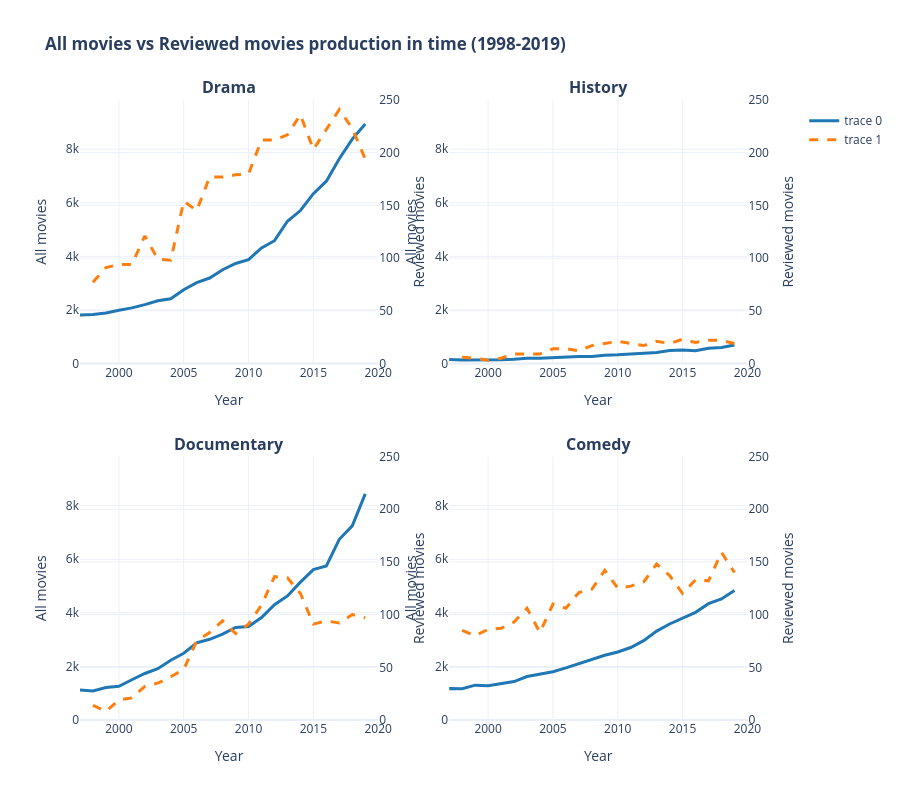

Here is the notebook cell this chart was saved with:
### Code cell
fig2 = make_subplots(
    rows=2, cols=2,
    subplot_titles=['<b>Drama</b>', '<b>History</b>', '<b>Documentary</b>', '<b>Comedy</b>'],
    vertical_spacing=0.15,
    horizontal_spacing=0.1,
    specs=[[{"secondary_y": True}, {"secondary_y": True}],
           [{"secondary_y": True}, {"secondary_y": True}]]
)

# Hover
for idx, genre in enumerate(['Drama', 'History', 'Documentary', 'Comedy']):
    row, col = (idx // 2) + 1, (idx % 2) + 1

    all_data = all_movies[all_movies['genre'] == genre]
    reviewed_data = all_reviewed_movies[all_reviewed_movies['genre'] == genre]

    # All movies
    fig2.add_trace(
        go.Scatter(
            x=all_data['year_int'],
            y=all_data['num_films'],
            mode='lines',
            line=dict(color='#1f77b4', width=3),
            showlegend=(idx == 0),
            hovertemplate=f'<b>{genre} %{{x}}</b><br>All movies: %{{y}}<extra></extra>'
        ),
        row=row, col=col, secondary_y=False
    )

    # Reviewed movies
    fig2.add_trace(
        go.Scatter(
            x=reviewed_data['year_int'],
            y=reviewed_data['num_films_reviewed'],
            mode='lines',
            line=dict(color='#ff7f0e', width=3, dash='dash'),
            showlegend=(idx == 0),
            hovertemplate=f'<b>{genre} %{{x}}</b><br>Reviewed movies: %{{y}}<extra></extra>'
        ),
        row=row, col=col, secondary_y=True
    )

fig2.update_layout(
    title=f'<b>All movies vs Reviewed movies production in time ({first_year}-2019)</b>',
    height=800,
    hovermode="x unified",
    template='plotly_white',
    legend=dict(yanchor="top", y=0.99, xanchor="left", x=1.02)
)

for row in [1, 2]:
    for col in [1, 2]:
        fig2.update_yaxes(title_text="All movies", secondary_y=False, row=row, col=col, range=[0, y_max])
        fig2.update_yaxes(title_text="Reviewed movies", secondary_y=True, row=row, col=col, range=[0, 250], dtick=50)
        fig2.update_xaxes(title_text="Year", row=row, col=col, range=[first_year-1, 2020])

fig2.show()

### Figure 1 — Plotly figure (JSON) as saved in the notebook; plotly's stock layout.template omitted (floating-point values rounded to 4 significant figures)
{"data": [{"hovertemplate": "<b>Drama %{x}</b><br>All movies: %{y}<extra></extra>", "line": {"color": "#1f77b4", "width": 3}, "mode": "lines", "showlegend": true, "x": [1970, 1971, 1972, 1973, 1974, 1975, 1976, 1977, 1978, 1979, 1980, 1981, 1982, 1983, 1984, 1985, 1986, 1987, 1988, 1989, 1990, 1991, 1992, 1993, 1994, 1995, 1996, 1997, 1998, 1999, 2000, 2001, 2002, 2003, 2004, 2005, 2006, 2007, 2008, 2009, 2010, 2011, 2012, 2013, 2014, 2015, 2016, 2017, 2018, 2019], "y": [1435, 1405, 1429, 1425, 1455, 1434, 1427, 1474, 1625, 1637, 1624, 1637, 1672, 1720, 1755, 1646, 1759, 1787, 1729, 1808, 1647, 1628, 1627, 1698, 1693, 1760, 1798, 1815, 1828, 1887, 1988, 2076, 2197, 2343, 2419, 2756, 3018, 3191, 3499, 3734, 3877, 4316, 4584, 5309, 5710, 6339, 6805, 7643, 8376, 8942], "type": "scatter", "xaxis": "x", "yaxis": "y"}, {"hovertemplate": "<b>Drama %{x}</b><br>Reviewed movies: %{y}<extra></extra>", "line": {"color": "#ff7f0e", "dash": "dash", "width": 3}, "mode": "lines", "showlegend": true, "x": [1998, 1999, 2000, 2001, 2002, 2003, 2004, 2005, 2006, 2007, 2008, 2009, 2010, 2011, 2012, 2013, 2014, 2015, 2016, 2017, 2018, 2019], "y": [77, 91, 94, 94, 121, 99, 98, 154, 145, 177, 177, 179, 180, 212, 212, 217, 236, 203, 222, 241, 223, 194], "type": "scatter", "xaxis": "x", "yaxis": "y2"}, {"hovertemplate": "<b>History %{x}</b><br>All movies: %{y}<extra></extra>", "line": {"color": "#1f77b4", "width": 3}, "mode": "lines", "showlegend": false, "x": [1970, 1971, 1972, 1973, 1974, 1975, 1976, 1977, 1978, 1979, 1980, 1981, 1982, 1983, 1984, 1985, 1986, 1987, 1988, 1989, 1990, 1991, 1992, 1993, 1994, 1995, 1996, 1997, 1998, 1999, 2000, 2001, 2002, 2003, 2004, 2005, 2006, 2007, 2008, 2009, 2010, 2011, 2012, 2013, 2014, 2015, 2016, 2017, 2018, 2019], "y": [101, 117, 106, 97, 99, 122, 95, 109, 107, 109, 99, 137, 103, 127, 128, 97, 112, 121, 104, 149, 113, 131, 115, 122, 142, 127, 106, 147, 126, 126, 124, 137, 160, 194, 193, 225, 244, 262, 264, 311, 323, 356, 381, 408, 484, 507, 478, 565, 596, 693], "type": "scatter", "xaxis": "x2", "yaxis": "y3"}, {"hovertemplate": "<b>History %{x}</b><br>Reviewed movies: %{y}<extra></extra>", "line": {"color": "#ff7f0e", "dash": "dash", "width": 3}, "mode": "lines", "showlegend": false, "x": [1998, 1999, 2000, 2001, 2002, 2003, 2004, 2005, 2006, 2007, 2008, 2009, 2010, 2011, 2012, 2013, 2014, 2015, 2016, 2017, 2018, 2019], "y": [6, 5, 3, 5, 9, 9, 9, 14, 14, 12, 17, 19, 21, 19, 17, 21, 19, 23, 20, 22, 22, 19], "type": "scatter", "xaxis": "x2", "yaxis": "y4"}, {"hovertemplate": "<b>Documentary %{x}</b><br>All movies: %{y}<extra></extra>", "line": {"color": "#1f77b4", "width": 3}, "mode": "lines", "showlegend": false, "x": [1970, 1971, 1972, 1973, 1974, 1975, 1976, 1977, 1978, 1979, 1980, 1981, 1982, 1983, 1984, 1985, 1986, 1987, 1988, 1989, 1990, 1991, 1992, 1993, 1994, 1995, 1996, 1997, 1998, 1999, 2000, 2001, 2002, 2003, 2004, 2005, 2006, 2007, 2008, 2009, 2010, 2011, 2012, 2013, 2014, 2015, 2016, 2017, 2018, 2019], "y": [615, 590, 570, 550, 604, 640, 589, 542, 628, 582, 566, 583, 576, 649, 601, 621, 620, 695, 727, 891, 845, 877, 833, 882, 975, 967, 926, 1122, 1084, 1211, 1261, 1503, 1737, 1917, 2231, 2492, 2879, 3013, 3206, 3456, 3493, 3822, 4305, 4631, 5146, 5613, 5752, 6747, 7247, 8443], "type": "scatter", "xaxis": "x3", "yaxis": "y5"}, {"hovertemplate": "<b>Documentary %{x}</b><br>Reviewed movies: %{y}<extra></extra>", "line": {"color": "#ff7f0e", "dash": "dash", "width": 3}, "mode": "lines", "showlegend": false, "x": [1998, 1999, 2000, 2001, 2002, 2003, 2004, 2005, 2006, 2007, 2008, 2009, 2010, 2011, 2012, 2013, 2014, 2015, 2016, 2017, 2018, 2019], "y": [14, 8, 19, 21, 32, 35, 41, 48, 75, 83, 94, 82, 91, 109, 136, 135, 120, 91, 94, 92, 100, 97], "type": "scatter", "xaxis": "x3", "yaxis": "y6"}, {"hovertemplate": "<b>Comedy %{x}</b><br>All movies: %{y}<extra></extra>", "line": {"color": "#1f77b4", "width": 3}, "mode": "lines", "showlegend": false, "x": [1970, 1971, 1972, 1973, 1974, 1975, 1976, 1977, 1978, 1979, 1980, 1981, 1982, 1983, 1984, 1985, 1986, 1987, 1988, 1989, 1990, 1991, 1992, 1993, 1994, 1995, 1996, 1997, 1998, 1999, 2000, 2001, 2002, 2003, 2004, 2005, 2006, 2007, 2008, 2009, 2010, 2011, 2012, 2013, 2014, 2015, 2016, 2017, 2018, 2019], "y": [774, 744, 797, 752, 753, 773, 774, 701, 742, 832, 811, 814, 882, 822, 856, 910, 981, 1048, 1066, 1066, 1016, 992, 1061, 989, 999, 1041, 1038, 1172, 1165, 1300, 1280, 1348, 1434, 1624, 1699, 1802, 1944, 2099, 2281, 2416, 2540, 2705, 2961, 3317, 3584, 3804, 4018, 4341, 4518, 4835], "type": "scatter", "xaxis": "x4", "yaxis": "y7"}, {"hovertemplate": "<b>Comedy %{x}</b><br>Reviewed movies: %{y}<extra></extra>", "line": {"color": "#ff7f0e", "dash": "dash", "width": 3}, "mode": "lines", "showlegend": false, "x": [1998, 1999, 2000, 2001, 2002, 2003, 2004, 2005, 2006, 2007, 2008, 2009, 2010, 2011, 2012, 2013, 2014, 2015, 2016, 2017, 2018, 2019], "y": [85, 80, 86, 87, 93, 106, 83, 110, 106, 121, 124, 142, 125, 127, 131, 148, 137, 120, 133, 132, 159, 140], "type": "scatter", "xaxis": "x4", "yaxis": "y8"}], "layout": {"xaxis": {"anchor": "y", "domain": [0.0, 0.42], "title": {"text": "Year"}, "range": [1997, 2020]}, "yaxis": {"anchor": "x", "domain": [0.575, 1.0], "title": {"text": "All movies"}, "range": [0, 9836]}, "yaxis2": {"anchor": "x", "overlaying": "y", "side": "right", "title": {"text": "Reviewed movies"}, "range": [0, 250], "dtick": 50}, "xaxis2": {"anchor": "y3", "domain": [0.52, 0.94], "title": {"text": "Year"}, "range": [1997, 2020]}, "yaxis3": {"anchor": "x2", "domain": [0.575, 1.0], "title": {"text": "All movies"}, "range": [0, 9836]}, "yaxis4": {"anchor": "x2", "overlaying": "y3", "side": "right", "title": {"text": "Reviewed movies"}, "range": [0, 250], "dtick": 50}, "xaxis3": {"anchor": "y5", "domain": [0.0, 0.42], "title": {"text": "Year"}, "range": [1997, 2020]}, "yaxis5": {"anchor": "x3", "domain": [0.0, 0.425], "title": {"text": "All movies"}, "range": [0, 9836]}, "yaxis6": {"anchor": "x3", "overlaying": "y5", "side": "right", "title": {"text": "Reviewed movies"}, "range": [0, 250], "dtick": 50}, "xaxis4": {"anchor": "y7", "domain": [0.52, 0.94], "title": {"text": "Year"}, "range": [1997, 2020]}, "yaxis7": {"anchor": "x4", "domain": [0.0, 0.425], "title": {"text": "All movies"}, "range": [0, 9836]}, "yaxis8": {"anchor": "x4", "overlaying": "y7", "side": "right", "title": {"text": "Reviewed movies"}, "range": [0, 250], "dtick": 50}, "annotations": [{"font": {"size": 16}, "showarrow": false, "text": "<b>Drama</b>", "x": 0.21, "xanchor": "center", "xref": "paper", "y": 1.0, "yanchor": "bottom", "yref": "paper"}, {"font": {"size": 16}, "showarrow": false, "text": "<b>History</b>", "x": 0.73, "xanchor": "center", "xref": "paper", "y": 1.0, "yanchor": "bottom", "yref": "paper"}, {"font": {"size": 16}, "showarrow": false, "text": "<b>Documentary</b>", "x": 0.21, "xanchor": "center", "xref": "paper", "y": 0.425, "yanchor": "bottom", "yref": "paper"}, {"font": {"size": 16}, "showarrow": false, "text": "<b>Comedy</b>", "x": 0.73, "xanchor": "center", "xref": "paper", "y": 0.425, "yanchor": "bottom", "yref": "paper"}], "legend": {"yanchor": "top", "y": 0.99, "xanchor": "left", "x": 1.02}, "title": {"text": "<b>All movies vs Reviewed movies production in time (1998-2019)</b>"}, "height": 800, "hovermode": "x unified"}}
